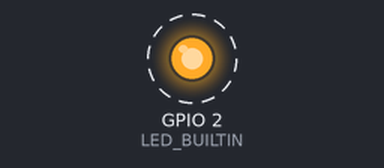
This sketch was run on a simulated ESP32. On the bench: output pins drawn as LEDs (lit = HIGH). Dashed ring = blinking. What the sketch prints to the serial monitor is not drawn.

Above: at 0.5 s.
Timing chart, 0 to 4.6 s (numbered marks = the images above):
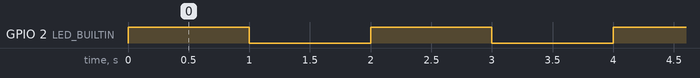

Measured:
- by itself, GPIO 2 (LED_BUILTIN): alternates HIGH for 1.0 s and LOW for 1.0 s

The sketch:

initialize.ino
```cpp
void setup() {
  // put your setup code here, to run once:
  Serial.begin(115200);
  Serial.println("Blinking led...");
  pinMode(LED_BUILTIN, OUTPUT);
}

void loop() {
  // put your main code here, to run repeatedly:
  digitalWrite(LED_BUILTIN, HIGH);
  Serial.println("Blinking ON...");
  delay(1000);
  digitalWrite(LED_BUILTIN, LOW);
  Serial.println("Blinking OFF...");
  delay(1000);
}
```
